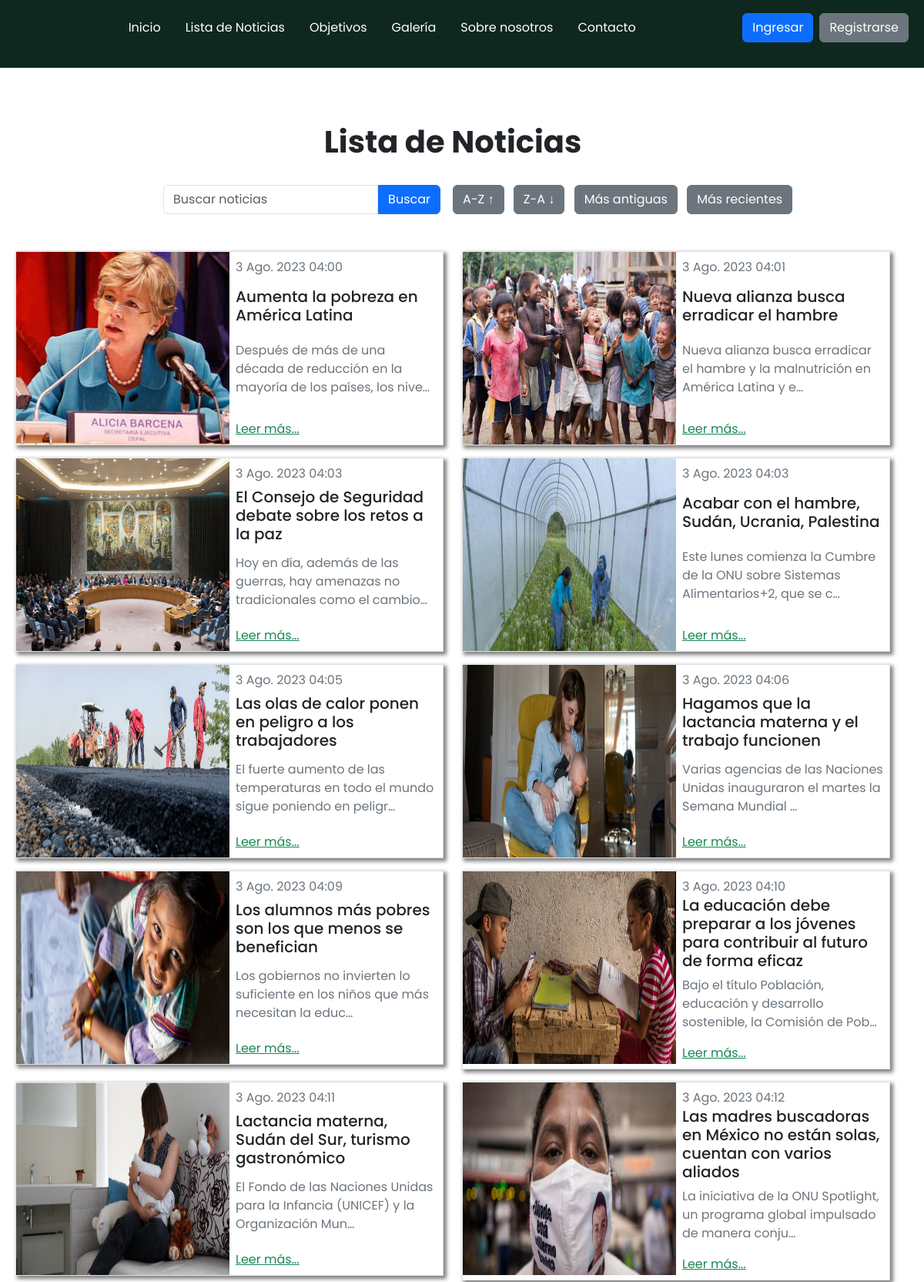
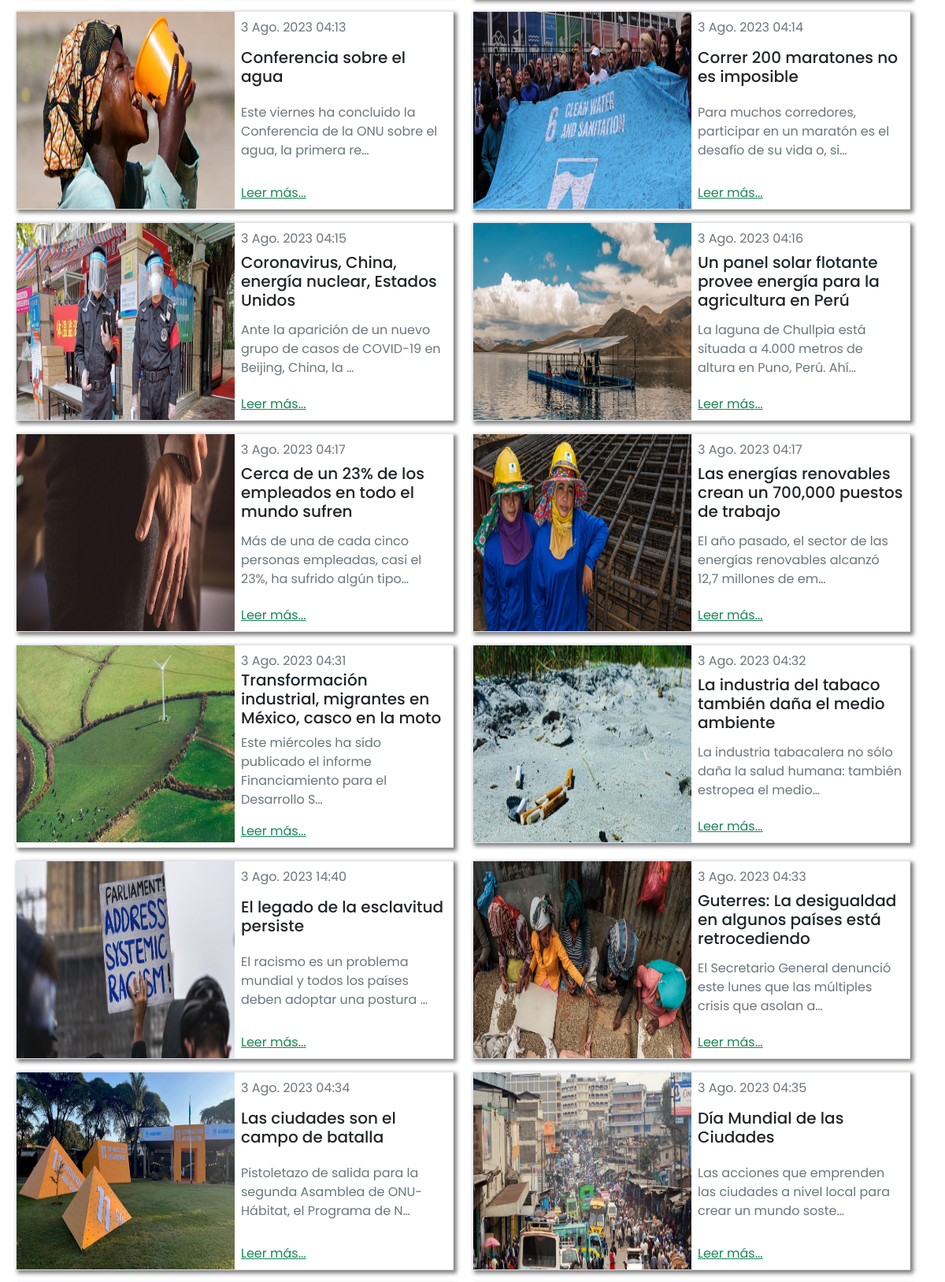
Page /listar_noticias (upper part) on the committed database (2 pictures, top to bottom).
### apps/noticias/models.py (models this page shows, shortened)
class Noticia(models.Model):
    titulo = models.CharField(default="",max_length=200)
    contenido = models.TextField(default="")
    fecha_publicacion = models.DateTimeField("created at",auto_now_add=True)
    fecha_modificacion = models.DateTimeField("modified at",auto_now=True)
    autor=models.ForeignKey(User,default="",on_delete=models.CASCADE)
    categoria = models.ForeignKey(Categoria,default="", on_delete=models.CASCADE)
    imagen = models.ImageField(default="",upload_to="noticias")

### apps/noticias/views.py (the view, shortened to what this page needs)
# urls.py: path('listar_noticias', views.lista_noticias, name='lista_noticias'),
def lista_noticias(request):
    ctx = {}
    categorias = Categoria.objects.all()
    filtro = request.GET.get('fl', None)
    orden = request.GET.get('orden', None)
    query = request.GET.get('q', None)
    if filtro:
        if filtro == 'todas':
            todas_noticias = Noticia.objects.all()
        else:
            cat_filtro = Categoria.objects.filter(nombre=filtro)
            if cat_filtro:
                todas_noticias = Noticia.objects.filter(categoria=cat_filtro[0])
            else:
                todas_noticias = []
                ctx['error'] = "No existe la categoria ingresada."
    else:
        todas_noticias = Noticia.objects.all()
    if query:
        todas_noticias = todas_noticias.filter(Q(titulo__icontains=query) | Q(contenido__icontains=query))
    ctx['object_list'] = todas_noticias
    ctx['categorias'] = categorias
    return render(request, 'noticias/listar_noticias.html', {'noticias': todas_noticias})

### templates/noticias/listar_noticias.html (shortened to what this page needs)
{% extends 'inicio.html' %} {% load static %} {% block contenido %}
<div
  class="d-flex flex-column align-items-center justify-content-between mb-4 col-12"
>
  <div class="row d-flex justify-content-center flex-column p-3 w-100">
    <h1 style="font-family: Poppins" class="text-center py-4 fw-bold">Lista de Noticias</h1>
    <div class="d-flex flex-column flex-sm-row justify-content-end pb-3 w-100">
      <form method="GET" class="mx-3 d-flex col-12 col-sm-6 col-md-4">
        <input
          type="text"
          name="q"
          placeholder="Buscar noticias"
          value="{{ request.GET.q }}"
          class="form-control rounded-end-0"
        />
        <button
          type="submit"
          class="btn btn-primary rounded-right rounded-start-0 border-none"
        >
          Buscar
        </button>
      </form>
      <div class="col-12 col-md-6">
        <a class="text-decoration-none btn btn-secondary me-2" href="?orden=ala"
          >A-Z ↑</a
        >
        <a class="text-decoration-none btn btn-secondary me-2" href="?orden=ald"
          >Z-A ↓</a
        >
        <a class="text-decoration-none btn btn-secondary me-2" href="?orden=ana"
          >Más antiguas</a
        >
        <a class="text-decoration-none btn btn-secondary me-2" href="?orden=and"
          >Más recientes</a
        >
      </div>
    </div>
  </div>
  <div class="col-12 w-100 col-md-9 mb-5 mx-4 w-75">
    <div class="row d-flex">
      {% if error %}
      <div class="alert alert-danger">{{error}}</div>
      {% else %} {% for noticia in noticias %}
      <div class="col-12 col-lg-6 mt-3 ">
        <div class="d-flex bg-white col-12 border  shadow-propio">
          <img src="{{noticia.imagen.url}}" class="col-6" height="250px" />
          <div class="d-flex flex-column justify-content-between col-6 p-2">
            <span class="fs-6 text-secondary"
              >{{ noticia.fecha_modificacion }}</span
            >
            <h5>{{ noticia.titulo }}</h5>
            <p class="fs-6 text-secondary">
              {{ noticia.contenido | truncatechars:80 }}
            </p>
            <a
              class="text-success"
              href="{% url 'noticias:detalle_noticia' noticia.id %}"
              >Leer más...</a
            >
          </div>
        </div>
      </div>
      {% endfor %} {% endif %}
    </div>
  </div>
</div>
{% endblock contenido %}

### static/css/estilos.css (style rules this page uses)
body { font-family: "Poppins", sans-serif !important; display: block; height: 100vh !important; -ms-overflow-style: none; scrollbar-width: none; }
.shadow-propio { box-shadow: 3px 3px 5px 1px gray; }

### rows in the picture
Noticia: imagen (picture), fecha_modificacion "3 Ago. 2023 04:00", titulo "Aumenta la pobreza en América Latina", contenido "Después de más de una década de reducción en la mayoría de los países, los nive…"
Noticia: imagen (picture), fecha_modificacion "3 Ago. 2023 04:01", titulo "Nueva alianza busca erradicar el hambre", contenido "Nueva alianza busca erradicar el hambre y la malnutrición en América Latina y e…"
Noticia: imagen (picture), fecha_modificacion "3 Ago. 2023 04:03", titulo "El Consejo de Seguridad debate sobre los retos a la paz", contenido "Hoy en día, además de las guerras, hay amenazas no tradicionales como el cambio…"
Noticia: imagen (picture), fecha_modificacion "3 Ago. 2023 04:03", titulo "Acabar con el hambre, Sudán, Ucrania, Palestina", contenido "Este lunes comienza la Cumbre de la ONU sobre Sistemas Alimentarios+2, que se c…"
Noticia: imagen (picture), fecha_modificacion "3 Ago. 2023 04:05", titulo "Las olas de calor ponen en peligro a los trabajadores", contenido "El fuerte aumento de las temperaturas en todo el mundo sigue poniendo en peligr…"
Noticia: imagen (picture), fecha_modificacion "3 Ago. 2023 04:06", titulo "Hagamos que la lactancia materna y el trabajo funcionen", contenido "Varias agencias de las Naciones Unidas inauguraron el martes la Semana Mundial …"
Noticia: imagen (picture), fecha_modificacion "3 Ago. 2023 04:09", titulo "Los alumnos más pobres son los que menos se benefician", contenido "Los gobiernos no invierten lo suficiente en los niños que más necesitan la educ…"
Noticia: imagen (picture), fecha_modificacion "3 Ago. 2023 04:10", titulo "La educación debe preparar a los jóvenes para contribuir al futuro de forma eficaz", contenido "Bajo el título Población, educación y desarrollo sostenible, la Comisión de Pob…"
Noticia: imagen (picture), fecha_modificacion "3 Ago. 2023 04:11", titulo "Lactancia materna, Sudán del Sur, turismo gastronómico", contenido "El Fondo de las Naciones Unidas para la Infancia (UNICEF) y la Organización Mun…"
Noticia: imagen (picture), fecha_modificacion "3 Ago. 2023 04:12", titulo "Las madres buscadoras en México no están solas, cuentan con varios aliados", contenido "La iniciativa de la ONU Spotlight, un programa global impulsado de manera conju…"
Noticia: imagen (picture), fecha_modificacion "3 Ago. 2023 04:13", titulo "Conferencia sobre el agua", contenido "Este viernes ha concluido la Conferencia de la ONU sobre el agua, la primera re…"
Noticia: imagen (picture), fecha_modificacion "3 Ago. 2023 04:14", titulo "Correr 200 maratones no es imposible", contenido "Para muchos corredores, participar en un maratón es el desafío de su vida o, si…"
Noticia: imagen (picture), fecha_modificacion "3 Ago. 2023 04:15", titulo "Coronavirus, China, energía nuclear, Estados Unidos", contenido "Ante la aparición de un nuevo grupo de casos de COVID-19 en Beijing, China, la …"
Noticia: imagen (picture), fecha_modificacion "3 Ago. 2023 04:16", titulo "Un panel solar flotante provee energía para la agricultura en Perú", contenido "La laguna de Chullpia está situada a 4.000 metros de altura en Puno, Perú. Ahí…"
Noticia: imagen (picture), fecha_modificacion "3 Ago. 2023 04:17", titulo "Cerca de un 23% de los empleados en todo el mundo sufren", contenido "Más de una de cada cinco personas empleadas, casi el 23%, ha sufrido algún tipo…"
Noticia: imagen (picture), fecha_modificacion "3 Ago. 2023 04:17", titulo "Las energías renovables crean un 700,000 puestos de trabajo", contenido "El año pasado, el sector de las energías renovables alcanzó 12,7 millones de em…"
Noticia: imagen (picture), fecha_modificacion "3 Ago. 2023 04:31", titulo "Transformación industrial, migrantes en México, casco en la moto", contenido "Este miércoles ha sido publicado el informe Financiamiento para el Desarrollo S…"
Noticia: imagen (picture), fecha_modificacion "3 Ago. 2023 04:32", titulo "La industria del tabaco también daña el medio ambiente", contenido "La industria tabacalera no sólo daña la salud humana: también estropea el medio…"
Noticia: imagen (picture), fecha_modificacion "3 Ago. 2023 14:40", titulo "El legado de la esclavitud persiste", contenido "El racismo es un problema mundial y todos los países deben adoptar una postura …"
Noticia: imagen (picture), fecha_modificacion "3 Ago. 2023 04:33", titulo "Guterres: La desigualdad en algunos países está retrocediendo", contenido "El Secretario General denunció este lunes que las múltiples crisis que asolan a…"
Noticia: imagen (picture), fecha_modificacion "3 Ago. 2023 04:34", titulo "Las ciudades son el campo de batalla", contenido "Pistoletazo de salida para la segunda Asamblea de ONU-Hábitat, el Programa de N…"
Noticia: imagen (picture), fecha_modificacion "3 Ago. 2023 04:35", titulo "Día Mundial de las Ciudades", contenido "Las acciones que emprenden las ciudades a nivel local para crear un mundo soste…"
